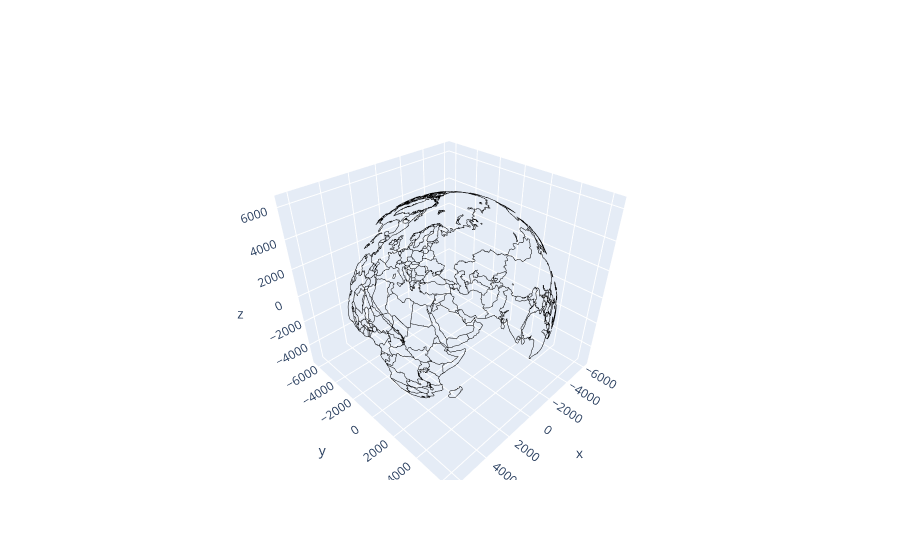

The notebook cell saved with this chart:
### Code cell
# Make shortcut to Basemap object, 
# not specifying projection type for this example
m = Basemap() 



# Get list of of coastline, country, and state lon/lat 

plt.figure()
cc_lons, cc_lats=get_coastline_traces()
country_lons, country_lats=get_country_traces()
plt.close()
#concatenate the lon/lat for coastlines and country boundaries:
lons=cc_lons+[None]+country_lons
lats=cc_lats+[None]+country_lats


xs, ys, zs=mapping_map_to_sphere(np.array(lons),np.array(lats), radius=6371.)# here the radius is slightly greater than 1 
                                                         #to ensure lines visibility; otherwise (with radius=1)
                                                         # some lines are hidden by contours colors

        
boundaries=dict(type='scatter3d',
               x=xs,
               y=ys,
               z=zs,
               mode='lines',
               line=dict(color='black', width=1)
              )

fig = go.Figure(data = [boundaries]
               )
fig.show()

### Figure 1 — Plotly figure (JSON) as saved in the notebook; plotly's stock layout.template omitted (floating-point values rounded to 4 significant figures; data arrays with more than 128 entries replaced by an {"elided": "..."} marker saying what was removed)
{"data": [{"line": {"color": "black", "width": 1}, "mode": "lines", "type": "scatter3d", "x": {"elided": "26090 float values"}, "y": {"elided": "26090 float values"}, "z": {"elided": "26090 float values"}}], "layout": {}}
